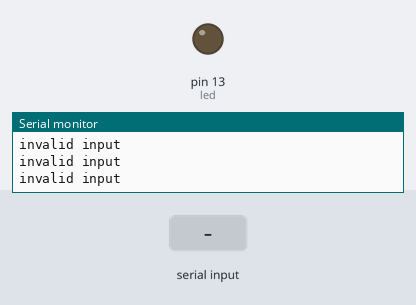
Recording of a sketch running on a simulated Arduino Uno, built with avr-gcc and run on an emulated ATmega328P. On the bench: output pins drawn as LEDs (lit = HIGH), the last lines printed to the serial monitor. Inputs (shaded band) come from the test bench.

Above: at 1.2 s.
1.3 s: "A" received over Serial
At 2.0 s:
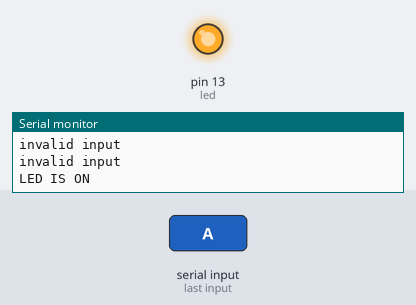
Timing chart, 0 to 4.3 s (numbered marks = the images above; inputs shaded):
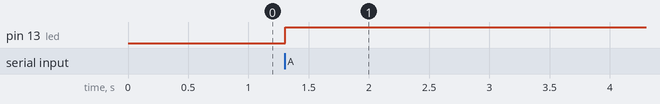

Measured:
- after the input at 1.3 s, pin 13 (led): LOW → HIGH at once

The sketch:

hemIoT.ino
```cpp
const int led=13;
void setup()
{
pinMode(led,OUTPUT);
Serial.begin(9600);

}

void loop() {
  int value;
  if(Serial.available()>0)
  value=Serial.read();
  if(value=='A')
  {
 digitalWrite(led,HIGH);
 Serial.println("LED IS ON");
 delay(500000);
  }
 else if(value=='B')
 {
 digitalWrite(led,LOW);
 Serial.println("LED IS OFF");
 delay(50000);
}
else
{
  Serial.println("invalid input");
  }
}
```
